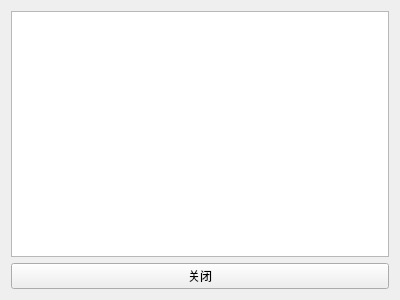
<?xml version="1.0" encoding="UTF-8"?>
<ui version="4.0">
 <class>HistoryDisplay</class>
 <widget class="QWidget" name="HistoryDisplay">
  <property name="geometry">
   <rect>
    <x>0</x>
    <y>0</y>
    <width>400</width>
    <height>300</height>
   </rect>
  </property>
  <property name="windowTitle">
   <string>消息记录及编码</string>
  </property>
  <layout class="QGridLayout" name="gridLayout">
   <item row="0" column="0" colspan="2">
    <widget class="QTextBrowser" name="textBrowser"/>
   </item>
   <item row="1" column="0" colspan="2">
    <widget class="QPushButton" name="But_close">
     <property name="text">
      <string>关闭</string>
     </property>
    </widget>
   </item>
  </layout>
 </widget>
 <resources/>
 <connections/>
</ui>
